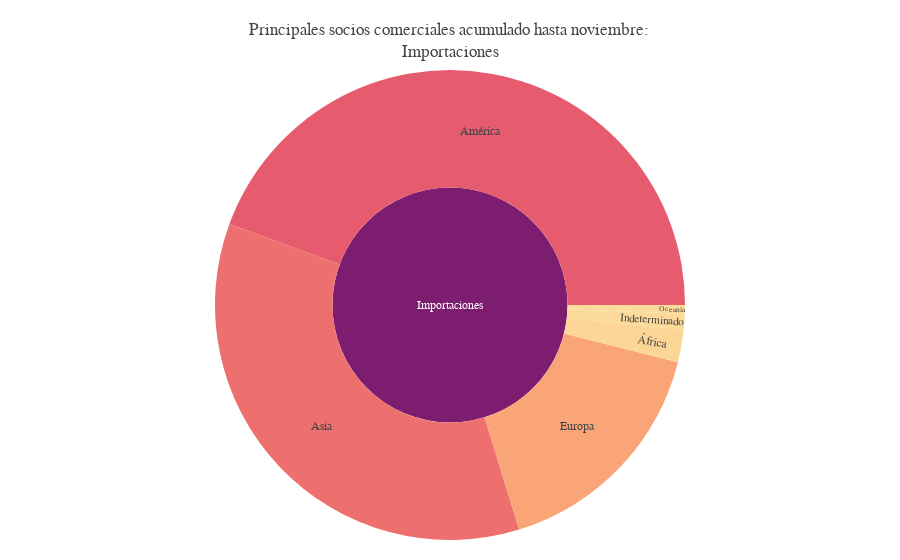

Notebook code cell kept with this figure:
### Code cell
def build_hierarchical_dataframe(df, levels, value_column, color_columns=None):
    """
    Build a hierarchy of levels for Sunburst or Treemap charts.

    Levels are given starting from the bottom to the top of the hierarchy,
    ie the last level corresponds to the root.
    """
    df_all_trees = pd.DataFrame(columns=['id', 'parent', 'value', 'color'])
    total_pa_color = df.cif.sum()
    for i, level in enumerate(levels):
        df_tree = pd.DataFrame(columns=['id', 'parent', 'value', 'color'])
        dfg = df.groupby(levels[i:]).sum()
        dfg = dfg.reset_index()
        df_tree['id'] = dfg[level].copy()
        if i < len(levels) - 1:
            df_tree['parent'] = dfg[levels[i+1]].copy()
        else:
            df_tree['parent'] = 'Importaciones'
        df_tree['value'] = dfg[value_column]
        
        df_tree['color'] = dfg[color_columns]/total_pa_color
        df_all_trees = df_all_trees.append(df_tree, ignore_index=True)
        # df_all_trees = pd.concat([df_all_trees,df_tree] ,ignore_index=True)
    total = pd.Series(dict(id='Importaciones', parent='',
                              value=df[value_column].sum(),
                              color=df[color_columns]
                            ))
    df_all_trees = df_all_trees.append(total, ignore_index=True)
    #para reemplazar el nan del total
    df_all_trees.color.iloc[-1] = 1
    # df_all_trees =pd.concat([df_all_trees,total], ignore_index=True)
    return df_all_trees

def plot_sunburst_socios(df_impo, acumulado:bool):
    fecha = "acumulado hasta noviembre" if acumulado else "mes de noviembre"
    socios_sas_mensual_tree = build_hierarchical_dataframe(df=df_impo, levels=["pais_descri", "continente"],value_column="cif", color_columns = "cif")

    fig = go.Figure(go.Sunburst(
        labels=socios_sas_mensual_tree['id'],
        parents=socios_sas_mensual_tree['parent'],
        values=socios_sas_mensual_tree['value'],
        branchvalues='total',
        marker=dict(
            colors=socios_sas_mensual_tree['color'],
            colorscale='Sunsetdark',
            # cmid=average_score
            ),
        hovertemplate='<b>%{label} </b> <br> CIF: $%{value}<br> Proporcion: %{color:.2%}', #Me jode la proporcion, sí o sí entra por color
        name='',
        maxdepth=2
        ))
    fig.update_layout(title_text = f"Principales socios comerciales {fecha}: <br>Importaciones", template = None,
                    margin = {"t":70, "b":20, "l":10, "r":10},separators = ",." ,
                    #   uniformtext=dict(minsize=10, mode='hide'),
                    font_family = "verdana",
                    paper_bgcolor='rgba(0,0,0,0)',
                    ) 
    
    return fig

plot_sunburst_socios(socios_sas_impo_mensual, acumulado=False)
plot_sunburst_socios(socios_sas_impo_acumulado, acumulado=True)

### Figure 1 — Plotly figure (JSON) as saved in the notebook; plotly's stock layout.template omitted (floating-point values rounded to 4 significant figures; data arrays with more than 128 entries replaced by an {"elided": "..."} marker saying what was removed)
{"data": [{"branchvalues": "total", "hovertemplate": "<b>%{label} </b> <br> CIF: $%{value}<br> Proporcion: %{color:.2%}", "labels": {"elided": "193 str values"}, "marker": {"colors": {"elided": "193 float values"}, "colorscale": [[0, "rgb(252, 222, 156)"], [0.1667, "rgb(250, 164, 118)"], [0.3333, "rgb(240, 116, 110)"], [0.5, "rgb(227, 79, 111)"], [0.6667, "rgb(220, 57, 119)"], [0.8333, "rgb(185, 37, 122)"], [1, "rgb(124, 29, 111)"]]}, "maxdepth": 2, "name": "", "parents": {"elided": "193 str values"}, "type": "sunburst", "values": {"elided": "193 float values"}}], "layout": {"font": {"family": "verdana"}, "margin": {"b": 20, "l": 10, "r": 10, "t": 70}, "paper_bgcolor": "rgba(0,0,0,0)", "separators": ",.", "title": {"text": "Principales socios comerciales acumulado hasta noviembre: <br>Importaciones"}}}
